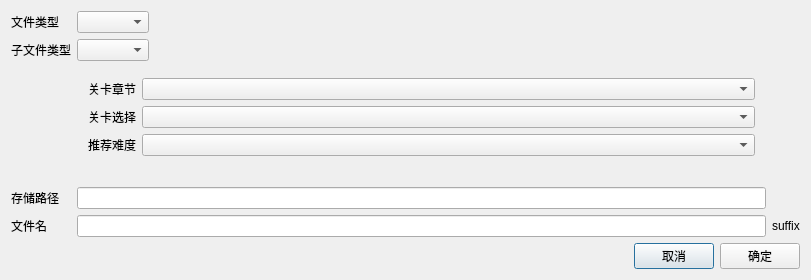
<?xml version="1.0" encoding="UTF-8"?>
<ui version="4.0">
 <class>CreateNewFileDialogClass</class>
 <widget class="QDialog" name="CreateNewFileDialogClass">
  <property name="geometry">
   <rect>
    <x>0</x>
    <y>0</y>
    <width>811</width>
    <height>280</height>
   </rect>
  </property>
  <property name="windowTitle">
   <string>新建文件</string>
  </property>
  <layout class="QVBoxLayout" name="verticalLayout">
   <item>
    <layout class="QGridLayout" name="mainLayout">
     <item row="4" column="0">
      <widget class="QLabel" name="fileNameLabel">
       <property name="text">
        <string>文件名</string>
       </property>
      </widget>
     </item>
     <item row="3" column="1">
      <widget class="QLineEdit" name="savePathLineEdit"/>
     </item>
     <item row="3" column="0">
      <widget class="QLabel" name="savePathLabel">
       <property name="text">
        <string>存储路径</string>
       </property>
      </widget>
     </item>
     <item row="1" column="1">
      <layout class="QHBoxLayout" name="horizontalLayout_2">
       <item>
        <widget class="QComboBox" name="childFileTypesComboBox"/>
       </item>
       <item>
        <spacer name="horizontalSpacer_3">
         <property name="orientation">
          <enum>Qt::Orientation::Horizontal</enum>
         </property>
         <property name="sizeHint" stdset="0">
          <size>
           <width>40</width>
           <height>20</height>
          </size>
         </property>
        </spacer>
       </item>
      </layout>
     </item>
     <item row="1" column="0">
      <widget class="QLabel" name="childFileTypeLabel">
       <property name="text">
        <string>子文件类型</string>
       </property>
      </widget>
     </item>
     <item row="0" column="0">
      <widget class="QLabel" name="fileTypeLabel">
       <property name="text">
        <string>文件类型</string>
       </property>
      </widget>
     </item>
     <item row="5" column="1">
      <layout class="QHBoxLayout" name="horizontalLayout_3"/>
     </item>
     <item row="4" column="2">
      <widget class="QLabel" name="fileTypeSuffix">
       <property name="text">
        <string>suffix</string>
       </property>
      </widget>
     </item>
     <item row="0" column="1">
      <layout class="QHBoxLayout" name="horizontalLayout">
       <item>
        <widget class="QComboBox" name="fileTypeComboBox"/>
       </item>
       <item>
        <spacer name="horizontalSpacer_2">
         <property name="orientation">
          <enum>Qt::Orientation::Horizontal</enum>
         </property>
         <property name="sizeHint" stdset="0">
          <size>
           <width>40</width>
           <height>20</height>
          </size>
         </property>
        </spacer>
       </item>
      </layout>
     </item>
     <item row="4" column="1">
      <widget class="QLineEdit" name="fileNameLineEdit"/>
     </item>
     <item row="2" column="1">
      <widget class="QWidget" name="zxWidget" native="true">
       <layout class="QFormLayout" name="formLayout">
        <item row="0" column="0">
         <widget class="QLabel" name="zxChaptersLabel">
          <property name="text">
           <string>关卡章节</string>
          </property>
         </widget>
        </item>
        <item row="0" column="1">
         <widget class="QComboBox" name="zxChaptersComboBox"/>
        </item>
        <item row="1" column="0">
         <widget class="QLabel" name="zxLevelsLabel">
          <property name="text">
           <string>关卡选择</string>
          </property>
         </widget>
        </item>
        <item row="1" column="1">
         <widget class="QComboBox" name="zxLevelsComboBox"/>
        </item>
        <item row="2" column="0">
         <widget class="QLabel" name="zxDiffcultiesLabel">
          <property name="text">
           <string>推荐难度</string>
          </property>
         </widget>
        </item>
        <item row="2" column="1">
         <widget class="QComboBox" name="zxDiffcultiesComboBox"/>
        </item>
       </layout>
      </widget>
     </item>
    </layout>
   </item>
   <item>
    <layout class="QHBoxLayout" name="bottomButtonLayout">
     <item>
      <spacer name="horizontalSpacer">
       <property name="orientation">
        <enum>Qt::Orientation::Horizontal</enum>
       </property>
       <property name="sizeHint" stdset="0">
        <size>
         <width>40</width>
         <height>10</height>
        </size>
       </property>
      </spacer>
     </item>
     <item>
      <widget class="QPushButton" name="cancelPushButton">
       <property name="text">
        <string>取消</string>
       </property>
      </widget>
     </item>
     <item>
      <widget class="QPushButton" name="confirmPushButton">
       <property name="text">
        <string>确定</string>
       </property>
      </widget>
     </item>
    </layout>
   </item>
  </layout>
 </widget>
 <layoutdefault spacing="6" margin="11"/>
 <resources/>
 <connections/>
</ui>
